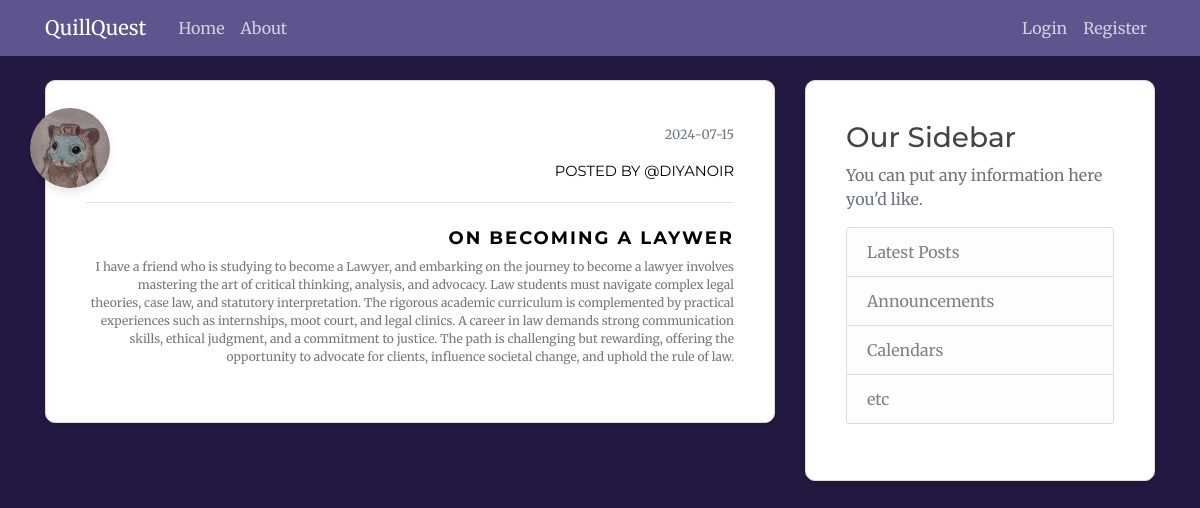
Page /post/52 on the committed database.
### flaskblog/models.py (models this page shows, shortened)
class User(db.Model, UserMixin): #import from db.Model
    __tablename__ = "user"
    id = db.Column(db.Integer, primary_key= True )
    username = db.Column(db.String(20), unique= True, nullable= False)
    email = db.Column(db.String(120), unique= True, nullable= False)
    image_file = db.Column(db.String(120), nullable= False, default = 'default.jpeg') #hashing for length
    password = db.Column(db.String(60), nullable= False)
    posts = db.relationship ('Post', backref = 'author', lazy =  True) #one-to-many relationship; backref: author attribute to get user of post ; lazy: loads in one go

class Post(db.Model):
    __tablename__ = "post"
    id = db.Column(db.Integer, primary_key= True )
    title = db.Column(db.String(100), nullable= False)
    date_posted= db.Column(db.DateTime, nullable= False, default= datetime.utcnow ) # no (): function as arguement; not current time
    content = db.Column(db.Text, nullable= False)
    user_id = db.Column( db.Integer, db.ForeignKey('user.id'), nullable = False) #lowercase user not class; table and column name

### flaskblog/posts/routes.py (the view)
@posts.route("/post/<int:post_id>")
def post(post_id):
    post = Post.query.get_or_404(post_id)
    return render_template('post.html', title=post.title, post = post)

### flaskblog/templates/post.html (shortened to what this page needs)
{% extends "layout.html" %}
{% block content %}
  <article class="media content-section">
    <img class="rounded-circle article-img" style="width: 80px; height: 80px; box-shadow: 0 4px 8px rgba(0, 0, 0, 0.1);" src="{{ url_for('static', filename='profile_pics/' + post.author.image_file) }}">
    <div class="media-body" style="text-align: right;">
      <div class="article-metadata">
        <small class="text-muted">{{ post.date_posted.strftime('%Y-%m-%d') }} </small> <br>
        <a style="font-size: 11pt;" href="{{  url_for('users.user_posts', username=post.author.username)  }}"> posted by @{{ post.author.username }} </a>
        <div> <br>
        </div>
      </div>
        <h2 class = "article-title" style="font-weight:bold;" > {{ post.title }} </h2>
        <p class="article-content"> {{ post.content }} </p>
    </div>
  </article>
  {% endblock %}

### flaskblog/static/main.css (style rules this page uses)
body { background: #231942; color: #777; font-family: 'Merriweather', serif; font-size: 16px; margin-top: 5rem; }
h1, h2, h3, h4, h5, h6 { color: #444444; font-family: 'Montserrat', sans-serif; }
.content-section { background: #ffffff; padding: 40px; border: 1px solid #dddddd; border-radius: 10px; box-shadow: 0 4px 8px rgba(0, 0, 0, 0.1); margin-bottom: 20px; position: relative; transition: 0.4s; }
.content-section::before { content: ""; position: absolute; bottom: 0; height: 2px; width: 0%; background: #333333; right: 0; transition: width 0.4s; }
.article-title { color: black; font-size: 18px; margin-top: 25px; letter-spacing: 2px; text-transform: uppercase; }
.article-content { white-space: pre-line; font-size: 12px; }
.article-img { height: 65px; width: 65px; margin-right: 16px; position: absolute; top: 27px; left: -16px; cursor: pointer; }
.article-metadata { padding-bottom: 1px; margin-bottom: 4px; border-bottom: 1px solid #e3e3e3; }
.article-metadata a { font-family: 'Montserrat', sans-serif; font-size: 12px; text-transform: uppercase; color: black; margin-top: 10px; transition: 0.4s; display: inline-block; top: 5px; position: relative; }

### rows in the picture
User: image_file (picture), author.username "DIYANOIR"
Post: date_posted "2024-07-15", title "ON BECOMING A LAYWER", content "I have a friend who is studying to become a Lawyer, and embarking on the journey to become a lawyer involves mastering the art of critical thinking, analysis, and advocacy. Law students must navigate complex legal theories, case law, and statutory interpretation. The rigorous academic curriculum is complemented by practical experiences such as internships, moot court, and legal clinics. A career in law demands strong communication skills, ethical judgment, and a commitment to justice. The path is challenging but rewarding, offering the opportunity to advocate for clients, influence societal change, and uphold the rule of law."
